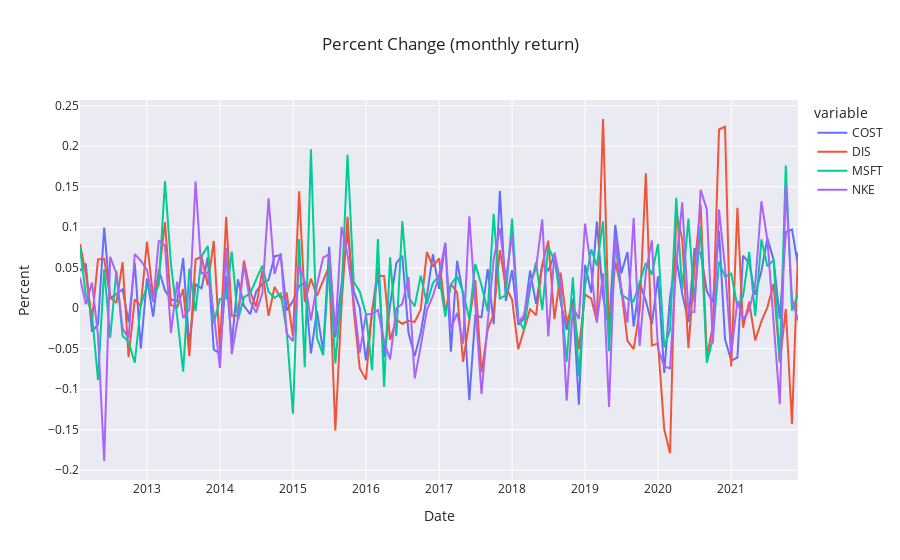

The code cell stored with this chart in its notebook:
### Code cell
plot(df_pct_change, 'Date', 'Percent', 'Percent Change (monthly return)')
